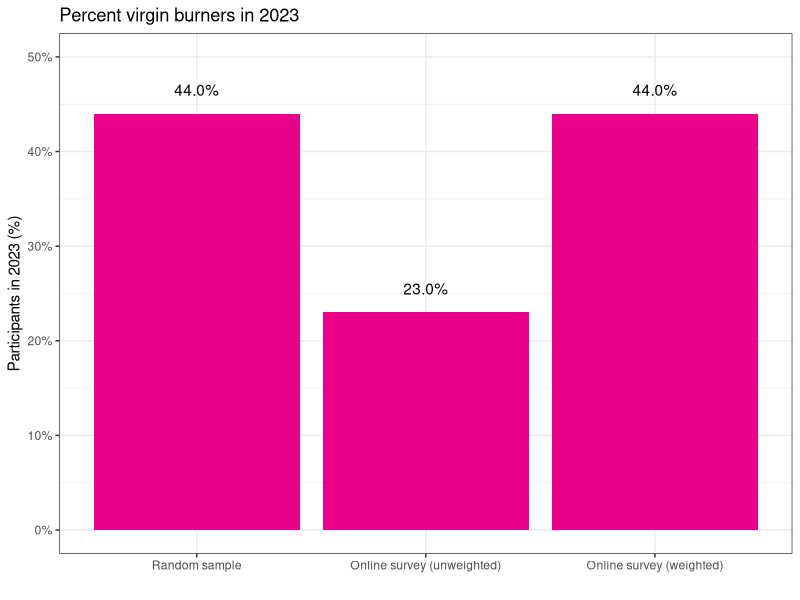

This figure's R source:
## ---- chunk 1
library(kableExtra)
responseTable <- matrix(cbind(c("11,919", "11,676", "9,585", "7,137", 
                                "9,168", "8,745", "7,737", "8,382", "7,712", "update for 2024"),
                              c("68,000", "68,000", "70,000", "70,000", 
                                "70,000", "70,000", "80,000", "87,000", "77,000", "update for 2024"),
                              c("17%", "18%", "14%", "11%", "13%", "12%",
                              "10%", "10%", "10%", "update for 2024")), ncol = 3)
rownames(responseTable) <- c(2013:2019, 2022:2024)
responseTable |>
  kbl(col.names = c("Survey responses (n)", "BRC Population", "Response rate"),
      row.names = TRUE) |>
  kable_paper("striped", full_width = F) |>
  kable_styling() |>
  column_spec(column = 1:1, width_min = "9.5em")

## ---- chunk 2
library(ggplot2)
library(scales)
plotDat <- data.frame(est = c(0.440, 0.230, 0.440),
                      label = c("44.0%", "23.0%", "44.0%"),
                      type = factor(c("Random sample", 
                                      "Online survey (unweighted)",
                                      "Online survey (weighted)"),
                                    levels = c("Random sample", 
                                      "Online survey (unweighted)",
                                      "Online survey (weighted)")))
ggplot(plotDat, aes(x = type, y = est)) +
  geom_bar(stat = "identity", fill = "#EA008B") +
  geom_text(aes(label = label), vjust = -1.5, colour = "black") +
  scale_y_continuous(labels = percent, limits = c(0, 0.5)) +
  theme_bw() +
  labs(x = "", y = "Participants in 2023 (%)",
       title = "Percent virgin burners in 2023")
